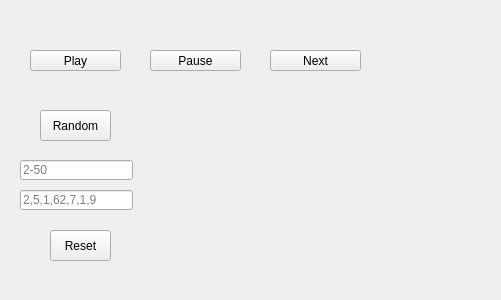
<?xml version="1.0" encoding="UTF-8"?>
<ui version="4.0">
 <class>Widget</class>
 <widget class="QWidget" name="Widget">
  <property name="geometry">
   <rect>
    <x>0</x>
    <y>0</y>
    <width>501</width>
    <height>300</height>
   </rect>
  </property>
  <property name="windowTitle">
   <string>Widget</string>
  </property>
  <widget class="QPushButton" name="pause_btn">
   <property name="geometry">
    <rect>
     <x>150</x>
     <y>50</y>
     <width>91</width>
     <height>21</height>
    </rect>
   </property>
   <property name="text">
    <string>Pause</string>
   </property>
  </widget>
  <widget class="QPushButton" name="play_btn">
   <property name="geometry">
    <rect>
     <x>30</x>
     <y>50</y>
     <width>91</width>
     <height>21</height>
    </rect>
   </property>
   <property name="text">
    <string>Play</string>
   </property>
  </widget>
  <widget class="QPushButton" name="next_btn">
   <property name="geometry">
    <rect>
     <x>270</x>
     <y>50</y>
     <width>91</width>
     <height>21</height>
    </rect>
   </property>
   <property name="text">
    <string>Next</string>
   </property>
  </widget>
  <widget class="QLineEdit" name="num_text">
   <property name="geometry">
    <rect>
     <x>20</x>
     <y>160</y>
     <width>113</width>
     <height>20</height>
    </rect>
   </property>
   <property name="maxLength">
    <number>2</number>
   </property>
   <property name="placeholderText">
    <string>2-50</string>
   </property>
  </widget>
  <widget class="QLineEdit" name="array_text">
   <property name="geometry">
    <rect>
     <x>20</x>
     <y>190</y>
     <width>113</width>
     <height>20</height>
    </rect>
   </property>
   <property name="placeholderText">
    <string>2,5,1,62,7,1,9</string>
   </property>
  </widget>
  <widget class="QPushButton" name="random_btn">
   <property name="geometry">
    <rect>
     <x>40</x>
     <y>110</y>
     <width>71</width>
     <height>31</height>
    </rect>
   </property>
   <property name="text">
    <string>Random</string>
   </property>
  </widget>
  <widget class="QPushButton" name="reset_btn">
   <property name="geometry">
    <rect>
     <x>50</x>
     <y>230</y>
     <width>61</width>
     <height>31</height>
    </rect>
   </property>
   <property name="text">
    <string>Reset</string>
   </property>
  </widget>
 </widget>
 <layoutdefault spacing="6" margin="11"/>
 <resources/>
 <connections/>
</ui>
